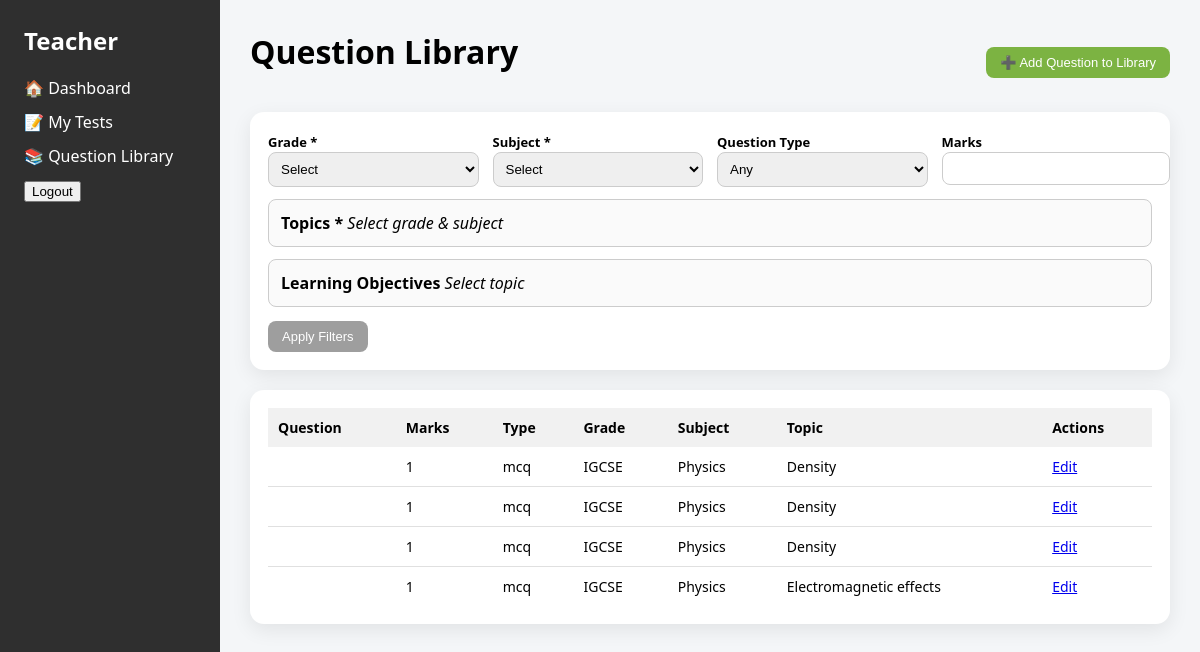
Page /questions/ (signed in) on the earlier database version.
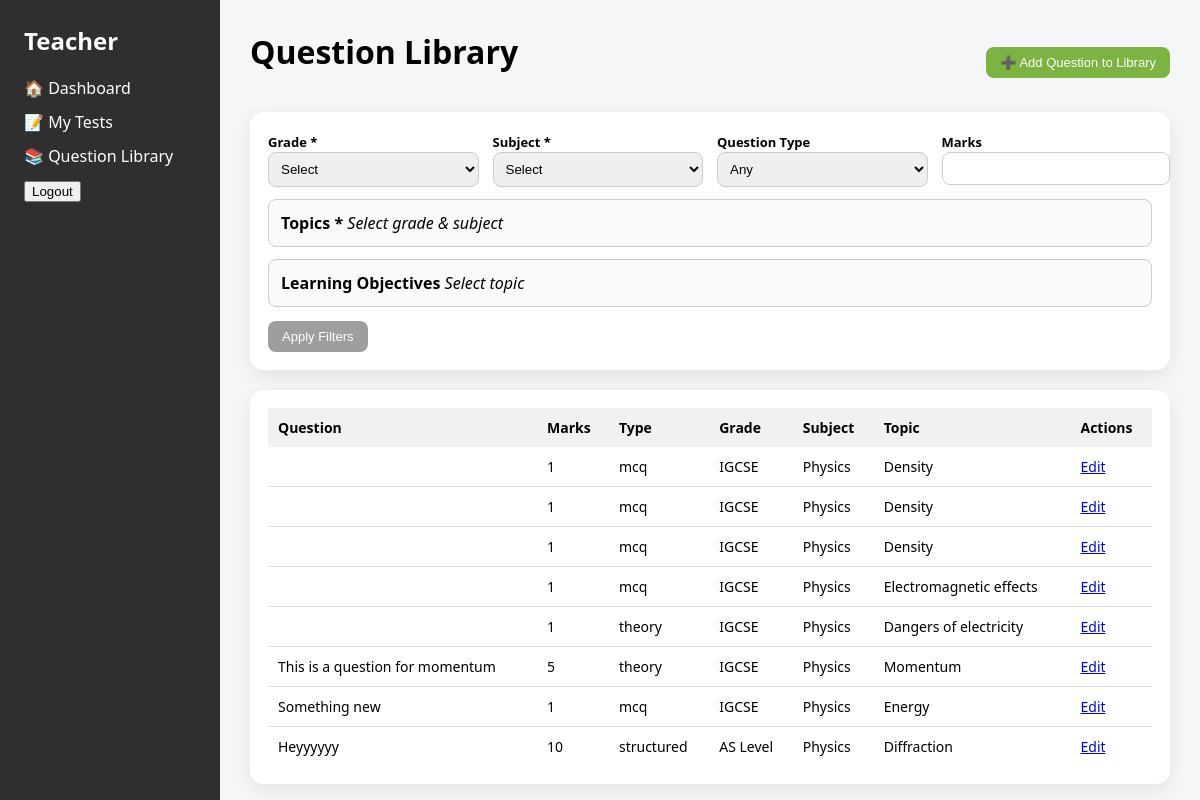
Same page on the later database version.
### core/models.py (models this page shows, shortened)
class Question(models.Model):
    QUESTION_TYPES = [
        ("mcq", "MCQ"),
        ("theory", "Theory"),
        ("structured", "Structured"),
        ("practical", "Practical"),
    ]
    grade = models.ForeignKey(Grade, on_delete=models.PROTECT)
    subject = models.ForeignKey(Subject, on_delete=models.PROTECT)
    topic = models.ForeignKey(Topic, on_delete=models.PROTECT)
    year = models.PositiveIntegerField(null=True, blank=True)
    learning_objectives = models.ManyToManyField(
        LearningObjective,
        related_name="questions"
    )
    question_text = models.TextField()
    answer_text = models.TextField(blank=True)
    marks = models.PositiveIntegerField(default=1)
    question_type = models.CharField(
        max_length=20,
        choices=QUESTION_TYPES
    )
    created_by = models.ForeignKey(
        User,
        on_delete=models.CASCADE,
        related_name="questions"
    )
    created_at = models.DateTimeField(auto_now_add=True)

class Grade(models.Model):
    name = models.CharField(max_length=50)
    class Meta:
        ordering = ["name"]
        verbose_name = "Grade"
        verbose_name_plural = "Grades"

class Subject(models.Model):
    name = models.CharField(max_length=100)
    class Meta:
        ordering = ["name"]

class Topic(models.Model):
    name = models.CharField(max_length=150)
    grade = models.ForeignKey(
        Grade,
        on_delete=models.CASCADE,
        related_name="topics"
    )
    subject = models.ForeignKey(
        Subject,
        on_delete=models.CASCADE,
        related_name="topics"
    )
    class Meta:
        unique_together = ("name", "grade", "subject")
        ordering = ["grade__name", "subject__name", "name"]

### core/views.py (the view)
# urls.py: path("questions/", views.question_library, name="question_library"),
@login_required
def question_library(request):
    qs = Question.objects.filter(
        created_by=request.user
    ).select_related("grade", "subject", "topic").prefetch_related("learning_objectives")
    grade = request.GET.get("grade")
    subject = request.GET.get("subject")
    qtype = request.GET.get("question_type")
    marks = request.GET.get("marks")
    year = request.GET.get("year")
    if grade:
        qs = qs.filter(grade_id=grade)
    if subject:
        qs = qs.filter(subject_id=subject)
    if qtype:
        qs = qs.filter(question_type=qtype)
    if marks:
        qs = qs.filter(marks=marks)
    if year:
        qs = qs.filter(year=year)
    topics = request.GET.getlist("topics[]")
    if topics:
        qs = qs.filter(topic_id__in=topics)
    los = request.GET.getlist("los[]")
    if los:
        qs = qs.filter(learning_objectives__id__in=los).distinct()
    return render(
        request,
        "teacher/question_library.html",
        {
            "questions": qs,
            "grades": Grade.objects.all(),
            "subjects": Subject.objects.all(),
            "topics": Topic.objects.all(),
        }
    )

### core/templates/teacher/question_library.html (shortened to what this page needs)
{% extends "teacher/teacher_base.html" %}
{% block content %}
{% with test_id=request.GET.import_to_test %}
<div class="action-bar">
  <h1>Question Library</h1>
  <a href="{% url 'add_question' %}" target="_blank">
    <button class="btn green">➕ Add Question to Library</button>
  </a>
</div>
<form method="get" class="filters" id="filterForm">
  <div class="filter-grid">
    <div>
      <label>Grade *</label>
      <select id="gradeSelect" name="grade" required>
        <option value="">Select</option>
      </select>
    </div>
    <div>
      <label>Subject *</label>
      <select id="subjectSelect" name="subject" required>
        <option value="">Select</option>
      </select>
    </div>
    <div>
      <label>Question Type</label>
      <select name="question_type">
        <option value="">Any</option>
      </select>
    </div>
    <div>
      <label>Marks</label>
      <input type="number" name="marks">
    </div>
  </div>
  <div class="topics" id="topicsBox">
    <strong>Topics *</strong>
    <em>Select grade & subject</em>
  </div>
  <div class="lo-box" id="loBox">
    <strong>Learning Objectives</strong>
    <em>Select topic</em>
  </div>
  <div style="margin-top:14px;">
    <button class="btn gray" type="submit">Apply Filters</button>
  </div>
</form>
<div class="table-wrap">
  <table>
    <thead>
      <tr>
        <th>Question</th>
        <th>Marks</th>
        <th>Type</th>
        <th>Grade</th>
        <th>Subject</th>
        <th>Topic</th>
        <th>Actions</th>
      </tr>
    </thead>
    <tbody>
      {% for q in questions %}
      <tr>
        <td>{{ q.question_text|striptags|truncatewords:18 }}</td>
        <td>{{ q.marks }}</td>
        <td>{{ q.question_type }}</td>
        <td>{{ q.grade.name }}</td>
        <td>{{ q.subject.name }}</td>
        <td>{{ q.topic.name }}</td>
        <td>
          <a href="{% url 'edit_question' q.id %}" target="_blank">Edit</a>
        </td>
      </tr>
      {% empty %}
      <tr>
        <td colspan="7"><em>No questions found</em></td>
      </tr>
      {% endfor %}
    </tbody>
  </table>
</div>
{% endwith %}
{% endblock %}

Differences in the rows shown:
added Question: marks "1", question_type "theory", grade.name "IGCSE", subject.name "Physics", topic.name "Dangers of electricity"
added Question: question_text "This is a question for momentum", marks "5", question_type "theory", grade.name "IGCSE", subject.name "Physics", topic.name "Momentum"
added Question: question_text "Something new", marks "1", question_type "mcq", grade.name "IGCSE", subject.name "Physics", topic.name "Energy"
added Question: question_text "Heyyyyyy", marks "10", question_type "structured", grade.name "AS Level", subject.name "Physics", topic.name "Diffraction"
